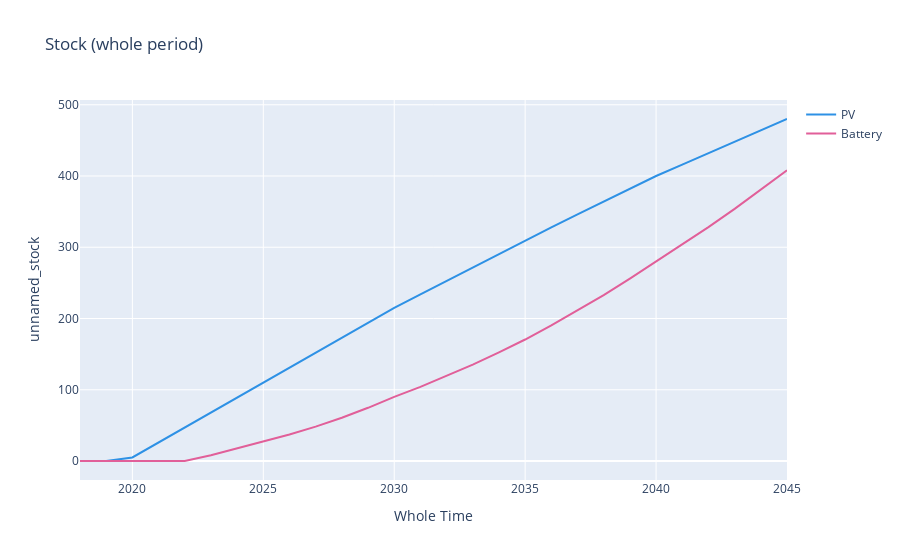

Notebook code cell kept with this figure:
### Markdown cell above
STOCK PLOTS

### Code cell
# Stock (whole period)
ptr = fde.PlotlyArrayPlotter(
    array=dsm_sdriv.stock,
    intra_line_dim="Whole Time",
    linecolor_dim="Product",
    title="Stock (whole period)"
)
fig = ptr.plot(do_show=True)

### Figure 1 — Plotly figure (JSON) as saved in the notebook; plotly's stock layout.template omitted (floating-point values rounded to 4 significant figures)
{"data": [{"line": {"color": "#2E91E5", "dash": "solid"}, "name": "PV", "showlegend": true, "type": "scatter", "x": [2018, 2019, 2020, 2021, 2022, 2023, 2024, 2025, 2026, 2027, 2028, 2029, 2030, 2031, 2032, 2033, 2034, 2035, 2036, 2037, 2038, 2039, 2040, 2041, 2042, 2043, 2044, 2045], "xaxis": "x", "y": [0.0, 0.0, 5.0, 26.0, 47.0, 68.0, 89.0, 110.0, 131.0, 152.0, 173.0, 194.0, 215.0, 234.0, 253.0, 272.0, 291.0, 310.0, 328.0, 346.0, 364.0, 382.0, 400.0, 416.0, 432.0, 448.0, 464.0, 480.0], "yaxis": "y"}, {"line": {"color": "#E15F99", "dash": "solid"}, "name": "Battery", "showlegend": true, "type": "scatter", "x": [2018, 2019, 2020, 2021, 2022, 2023, 2024, 2025, 2026, 2027, 2028, 2029, 2030, 2031, 2032, 2033, 2034, 2035, 2036, 2037, 2038, 2039, 2040, 2041, 2042, 2043, 2044, 2045], "xaxis": "x", "y": [0.0, 0.0, 0.0, 0.0, 0.0, 8.16, 17.83, 27.5, 37.17, 48.25, 60.75, 74.67, 90.0, 104.1, 119.2, 135.3, 152.4, 170.5, 190.2, 211.1, 233.0, 255.9, 280.0, 303.7, 328.3, 353.9, 380.5, 408.0], "yaxis": "y"}], "layout": {"title": {"text": "Stock (whole period)"}, "xaxis": {"anchor": "y", "domain": [0, 1], "title": {"text": "Whole Time"}}, "yaxis": {"anchor": "x", "domain": [0, 1], "title": {"text": "unnamed_stock"}}}}
